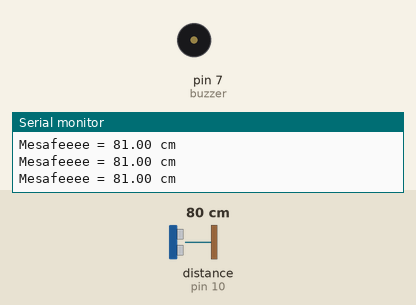
Recording of a sketch running on a simulated Arduino Uno, built with avr-gcc and run on an emulated ATmega328P. Shown: buzzer (waves = sounding, pin HIGH), the last lines printed to the serial monitor. The test bench sets the inputs (shaded band); at power-on: distance to the obstacle (sensor on pin 10) 80 cm. The echo pulse lasts 58.3 µs per cm.

Above: at 1.2 s.
1.3 s: distance to the obstacle (sensor on pin 10) set to 23 cm
2.8 s: distance to the obstacle (sensor on pin 10) set to 18 cm
At 3.4 s:
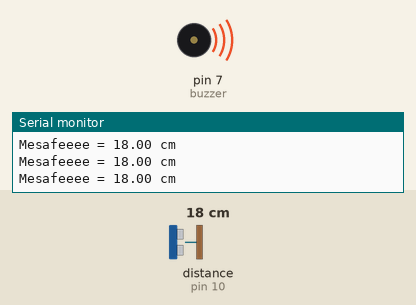
4.5 s: distance to the obstacle (sensor on pin 10) set to 35 cm
At 5.5 s:
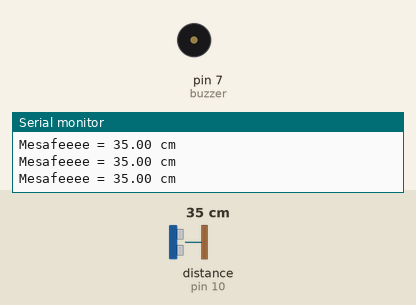
6.3 s: distance to the obstacle (sensor on pin 10) set to 2 cm
At 7.6 s:
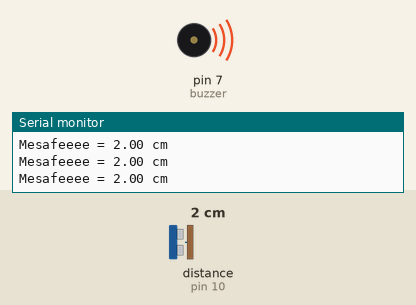
Timing chart, 0 to 9.0 s (numbered marks = the images above; inputs shaded):
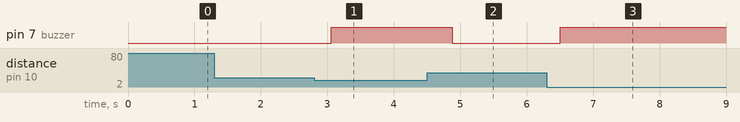

The sketch:

mesafe-sensor.ino
```cpp
#include <NewPing.h>

#define TRIGGER_PIN 9
#define ECHO_PIN 10
#define MAX_DISTANCE 400
#define buzzer 7
#define led 8

NewPing sonar(TRIGGER_PIN, ECHO_PIN, MAX_DISTANCE);
float duration, distance;
void setup()
{
  pinMode(7, OUTPUT);
  Serial.begin(9600);
}
void loop()
{
  distance = sonar.ping_cm();

  Serial.print("Mesafeeee = ");

  if (distance >= 400)
  {
    Serial.println("Error!!");
  }

  else {
    Serial.print(distance);
    Serial.println(" cm");
  }
  delay(200);


  if(distance <= 20 ){
    digitalWrite(buzzer, HIGH);
    digitalWrite(led, HIGH);
  }
  else{
    digitalWrite(buzzer, LOW);
    digitalWrite(led, LOW);
  }


}
```

Measured:
- the behaviour switches between 21 and 20 cm on distance to the obstacle (sensor on pin 10) (found by bisection; images 0 and 1)
- after the input at 2.8 s, pin 7 (buzzer): LOW → HIGH after 0.26 s
- after the input at 4.5 s, pin 7 (buzzer): HIGH → LOW after 0.38 s
- after the input at 6.3 s, pin 7 (buzzer): LOW → HIGH after 0.21 s
